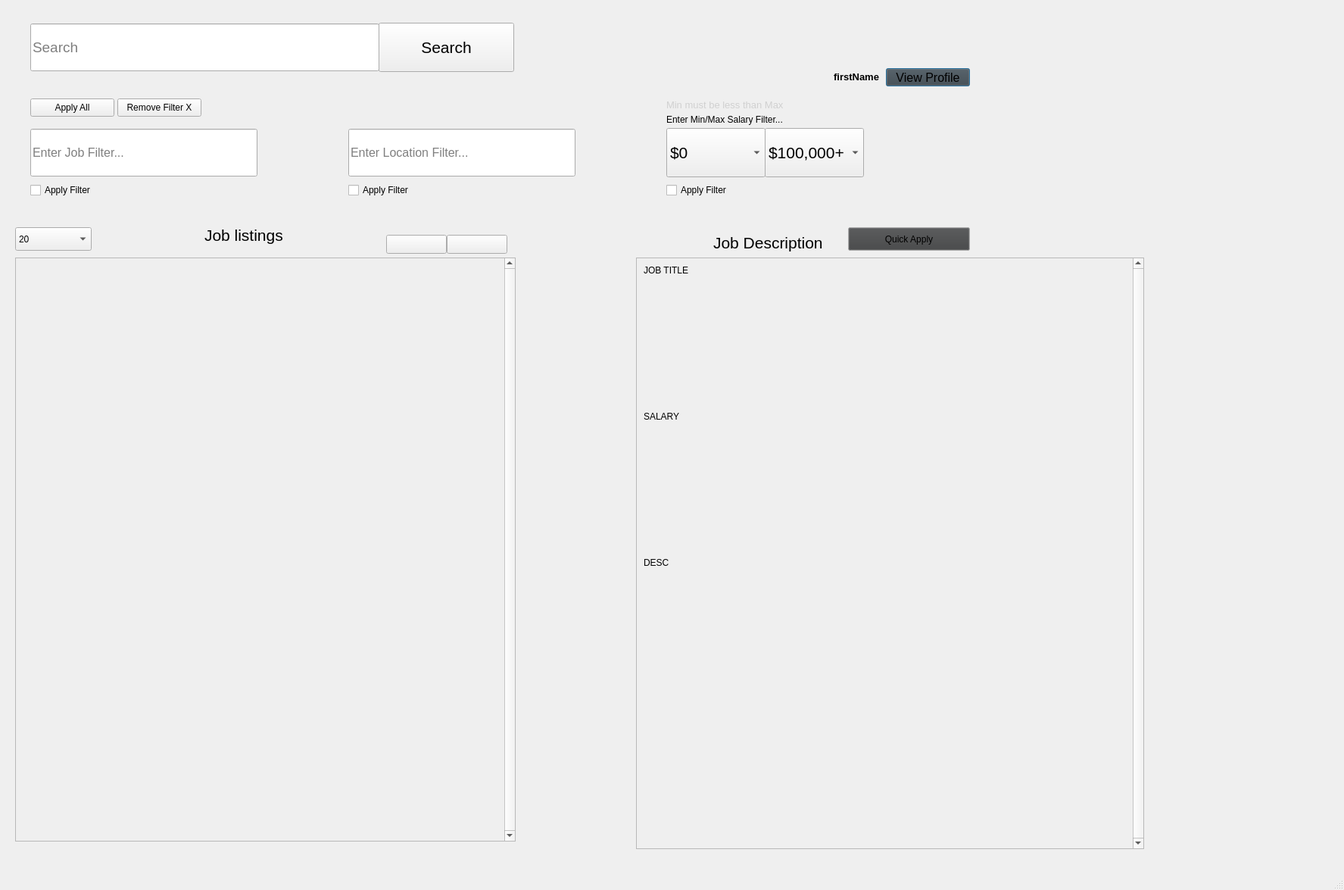
<?xml version="1.0" encoding="UTF-8"?>
<ui version="4.0">
 <class>MainWindow</class>
 <widget class="QMainWindow" name="MainWindow">
  <property name="geometry">
   <rect>
    <x>0</x>
    <y>0</y>
    <width>1775</width>
    <height>1175</height>
   </rect>
  </property>
  <property name="windowTitle">
   <string>MainWindow</string>
  </property>
  <widget class="QWidget" name="centralwidget">
   <widget class="QLabel" name="listingsLabel">
    <property name="geometry">
     <rect>
      <x>270</x>
      <y>270</y>
      <width>301</width>
      <height>81</height>
     </rect>
    </property>
    <property name="font">
     <font>
      <pointsize>16</pointsize>
     </font>
    </property>
    <property name="text">
     <string>Job listings</string>
    </property>
    <property name="textFormat">
     <enum>Qt::PlainText</enum>
    </property>
   </widget>
   <widget class="QPushButton" name="searchButton">
    <property name="geometry">
     <rect>
      <x>500</x>
      <y>30</y>
      <width>179</width>
      <height>65</height>
     </rect>
    </property>
    <property name="maximumSize">
     <size>
      <width>180</width>
      <height>75</height>
     </size>
    </property>
    <property name="font">
     <font>
      <pointsize>16</pointsize>
      <bold>false</bold>
     </font>
    </property>
    <property name="text">
     <string>Search</string>
    </property>
   </widget>
   <widget class="QLabel" name="descriptionLabel">
    <property name="geometry">
     <rect>
      <x>942</x>
      <y>280</y>
      <width>301</width>
      <height>81</height>
     </rect>
    </property>
    <property name="font">
     <font>
      <pointsize>16</pointsize>
     </font>
    </property>
    <property name="text">
     <string>Job Description</string>
    </property>
   </widget>
   <widget class="QLabel" name="promptMin">
    <property name="geometry">
     <rect>
      <x>880</x>
      <y>150</y>
      <width>181</width>
      <height>16</height>
     </rect>
    </property>
    <property name="text">
     <string>Enter Min/Max Salary Filter...</string>
    </property>
   </widget>
   <widget class="QLabel" name="profilePicture">
    <property name="geometry">
     <rect>
      <x>1240</x>
      <y>10</y>
      <width>101</width>
      <height>101</height>
     </rect>
    </property>
    <property name="text">
     <string/>
    </property>
    <property name="pixmap">
     <pixmap>../../../Downloads/download (2).png</pixmap>
    </property>
   </widget>
   <widget class="QLineEdit" name="searchBar">
    <property name="geometry">
     <rect>
      <x>40</x>
      <y>31</y>
      <width>461</width>
      <height>63</height>
     </rect>
    </property>
    <property name="font">
     <font>
      <pointsize>14</pointsize>
     </font>
    </property>
    <property name="text">
     <string/>
    </property>
    <property name="alignment">
     <set>Qt::AlignLeading|Qt::AlignLeft|Qt::AlignVCenter</set>
    </property>
    <property name="placeholderText">
     <string>Search</string>
    </property>
   </widget>
   <widget class="QLineEdit" name="searchJobFilter">
    <property name="geometry">
     <rect>
      <x>40</x>
      <y>170</y>
      <width>300</width>
      <height>63</height>
     </rect>
    </property>
    <property name="font">
     <font>
      <pointsize>12</pointsize>
     </font>
    </property>
    <property name="text">
     <string/>
    </property>
    <property name="placeholderText">
     <string>Enter Job Filter...</string>
    </property>
   </widget>
   <widget class="QLineEdit" name="searchLocationFilter">
    <property name="geometry">
     <rect>
      <x>460</x>
      <y>170</y>
      <width>300</width>
      <height>63</height>
     </rect>
    </property>
    <property name="font">
     <font>
      <pointsize>12</pointsize>
     </font>
    </property>
    <property name="text">
     <string/>
    </property>
    <property name="placeholderText">
     <string>Enter Location Filter...</string>
    </property>
   </widget>
   <widget class="QScrollArea" name="summaryScroll">
    <property name="geometry">
     <rect>
      <x>20</x>
      <y>340</y>
      <width>661</width>
      <height>771</height>
     </rect>
    </property>
    <property name="sizePolicy">
     <sizepolicy hsizetype="Expanding" vsizetype="Expanding">
      <horstretch>0</horstretch>
      <verstretch>0</verstretch>
     </sizepolicy>
    </property>
    <property name="verticalScrollBarPolicy">
     <enum>Qt::ScrollBarAlwaysOn</enum>
    </property>
    <property name="horizontalScrollBarPolicy">
     <enum>Qt::ScrollBarAlwaysOff</enum>
    </property>
    <property name="widgetResizable">
     <bool>true</bool>
    </property>
    <widget class="QWidget" name="scrollAreaWidgetContents">
     <property name="geometry">
      <rect>
       <x>0</x>
       <y>0</y>
       <width>645</width>
       <height>769</height>
      </rect>
     </property>
     <layout class="QVBoxLayout" name="verticalLayout_10">
      <item>
       <layout class="QVBoxLayout" name="jobDisplay"/>
      </item>
     </layout>
    </widget>
   </widget>
   <widget class="QComboBox" name="minComboBox">
    <property name="geometry">
     <rect>
      <x>880</x>
      <y>169</y>
      <width>131</width>
      <height>65</height>
     </rect>
    </property>
    <property name="font">
     <font>
      <pointsize>16</pointsize>
      <bold>false</bold>
      <underline>false</underline>
     </font>
    </property>
    <item>
     <property name="text">
      <string>$0</string>
     </property>
    </item>
    <item>
     <property name="text">
      <string>$10,000</string>
     </property>
    </item>
    <item>
     <property name="text">
      <string>$20,000</string>
     </property>
    </item>
    <item>
     <property name="text">
      <string>$30,000</string>
     </property>
    </item>
    <item>
     <property name="text">
      <string>$40,000</string>
     </property>
    </item>
    <item>
     <property name="text">
      <string>$50,000</string>
     </property>
    </item>
    <item>
     <property name="text">
      <string>$60,000</string>
     </property>
    </item>
    <item>
     <property name="text">
      <string>$70,000</string>
     </property>
    </item>
    <item>
     <property name="text">
      <string>$80,000</string>
     </property>
    </item>
    <item>
     <property name="text">
      <string>$90,000</string>
     </property>
    </item>
   </widget>
   <widget class="QComboBox" name="maxComboBox">
    <property name="geometry">
     <rect>
      <x>1010</x>
      <y>169</y>
      <width>131</width>
      <height>65</height>
     </rect>
    </property>
    <property name="font">
     <font>
      <pointsize>16</pointsize>
      <bold>false</bold>
      <underline>false</underline>
     </font>
    </property>
    <property name="currentText">
     <string>$100,000+</string>
    </property>
    <property name="currentIndex">
     <number>10</number>
    </property>
    <item>
     <property name="text">
      <string>$10,000</string>
     </property>
    </item>
    <item>
     <property name="text">
      <string>$20,000</string>
     </property>
    </item>
    <item>
     <property name="text">
      <string>$30,000</string>
     </property>
    </item>
    <item>
     <property name="text">
      <string>$40,000</string>
     </property>
    </item>
    <item>
     <property name="text">
      <string>$50,000</string>
     </property>
    </item>
    <item>
     <property name="text">
      <string>$60,000</string>
     </property>
    </item>
    <item>
     <property name="text">
      <string>$70,000</string>
     </property>
    </item>
    <item>
     <property name="text">
      <string>$80,000</string>
     </property>
    </item>
    <item>
     <property name="text">
      <string>$90,000</string>
     </property>
    </item>
    <item>
     <property name="text">
      <string>$100,000</string>
     </property>
    </item>
    <item>
     <property name="text">
      <string>$100,000+</string>
     </property>
    </item>
   </widget>
   <widget class="QLabel" name="invalidSalaryLabel">
    <property name="geometry">
     <rect>
      <x>880</x>
      <y>130</y>
      <width>171</width>
      <height>16</height>
     </rect>
    </property>
    <property name="palette">
     <palette>
      <active>
       <colorrole role="WindowText">
        <brush brushstyle="SolidPattern">
         <color alpha="255">
          <red>255</red>
          <green>0</green>
          <blue>0</blue>
         </color>
        </brush>
       </colorrole>
      </active>
      <inactive>
       <colorrole role="WindowText">
        <brush brushstyle="SolidPattern">
         <color alpha="255">
          <red>208</red>
          <green>208</green>
          <blue>208</blue>
         </color>
        </brush>
       </colorrole>
      </inactive>
      <disabled>
       <colorrole role="WindowText">
        <brush brushstyle="SolidPattern">
         <color alpha="96">
          <red>164</red>
          <green>166</green>
          <blue>168</blue>
         </color>
        </brush>
       </colorrole>
      </disabled>
     </palette>
    </property>
    <property name="font">
     <font>
      <pointsize>10</pointsize>
     </font>
    </property>
    <property name="text">
     <string>Min must be less than Max</string>
    </property>
   </widget>
   <widget class="QCheckBox" name="applyJobFilter">
    <property name="geometry">
     <rect>
      <x>40</x>
      <y>240</y>
      <width>101</width>
      <height>22</height>
     </rect>
    </property>
    <property name="text">
     <string>Apply Filter</string>
    </property>
   </widget>
   <widget class="QCheckBox" name="applyLocFilter">
    <property name="geometry">
     <rect>
      <x>460</x>
      <y>240</y>
      <width>101</width>
      <height>22</height>
     </rect>
    </property>
    <property name="text">
     <string>Apply Filter</string>
    </property>
   </widget>
   <widget class="QCheckBox" name="applySalaryFilter">
    <property name="geometry">
     <rect>
      <x>880</x>
      <y>240</y>
      <width>101</width>
      <height>22</height>
     </rect>
    </property>
    <property name="text">
     <string>Apply Filter</string>
    </property>
   </widget>
   <widget class="QPushButton" name="removeFilters">
    <property name="geometry">
     <rect>
      <x>155</x>
      <y>130</y>
      <width>111</width>
      <height>24</height>
     </rect>
    </property>
    <property name="text">
     <string>Remove Filter X</string>
    </property>
   </widget>
   <widget class="QPushButton" name="allFilters">
    <property name="geometry">
     <rect>
      <x>40</x>
      <y>130</y>
      <width>111</width>
      <height>24</height>
     </rect>
    </property>
    <property name="text">
     <string>Apply All</string>
    </property>
   </widget>
   <widget class="QPushButton" name="profileButton">
    <property name="geometry">
     <rect>
      <x>1170</x>
      <y>90</y>
      <width>111</width>
      <height>24</height>
     </rect>
    </property>
    <property name="palette">
     <palette>
      <active>
       <colorrole role="Button">
        <brush brushstyle="SolidPattern">
         <color alpha="255">
          <red>101</red>
          <green>102</green>
          <blue>104</blue>
         </color>
        </brush>
       </colorrole>
      </active>
      <inactive>
       <colorrole role="Button">
        <brush brushstyle="SolidPattern">
         <color alpha="255">
          <red>64</red>
          <green>65</green>
          <blue>66</blue>
         </color>
        </brush>
       </colorrole>
      </inactive>
      <disabled>
       <colorrole role="Button">
        <brush brushstyle="SolidPattern">
         <color alpha="255">
          <red>101</red>
          <green>102</green>
          <blue>104</blue>
         </color>
        </brush>
       </colorrole>
      </disabled>
     </palette>
    </property>
    <property name="font">
     <font>
      <pointsize>12</pointsize>
     </font>
    </property>
    <property name="text">
     <string>View Profile</string>
    </property>
    <property name="autoRepeat">
     <bool>false</bool>
    </property>
    <property name="default">
     <bool>true</bool>
    </property>
    <property name="flat">
     <bool>false</bool>
    </property>
   </widget>
   <widget class="QLabel" name="label">
    <property name="geometry">
     <rect>
      <x>1050</x>
      <y>93</y>
      <width>111</width>
      <height>16</height>
     </rect>
    </property>
    <property name="font">
     <font>
      <pointsize>10</pointsize>
      <bold>true</bold>
     </font>
    </property>
    <property name="text">
     <string>firstName</string>
    </property>
    <property name="alignment">
     <set>Qt::AlignRight|Qt::AlignTrailing|Qt::AlignVCenter</set>
    </property>
   </widget>
   <widget class="QPushButton" name="quickApplyButton">
    <property name="geometry">
     <rect>
      <x>1120</x>
      <y>300</y>
      <width>161</width>
      <height>31</height>
     </rect>
    </property>
    <property name="palette">
     <palette>
      <active>
       <colorrole role="Button">
        <brush brushstyle="SolidPattern">
         <color alpha="255">
          <red>22</red>
          <green>107</green>
          <blue>9</blue>
         </color>
        </brush>
       </colorrole>
       <colorrole role="Text">
        <brush brushstyle="SolidPattern">
         <color alpha="255">
          <red>255</red>
          <green>255</green>
          <blue>255</blue>
         </color>
        </brush>
       </colorrole>
       <colorrole role="Shadow">
        <brush brushstyle="SolidPattern">
         <color alpha="255">
          <red>7</red>
          <green>177</green>
          <blue>18</blue>
         </color>
        </brush>
       </colorrole>
      </active>
      <inactive>
       <colorrole role="Button">
        <brush brushstyle="SolidPattern">
         <color alpha="255">
          <red>64</red>
          <green>65</green>
          <blue>66</blue>
         </color>
        </brush>
       </colorrole>
       <colorrole role="Text">
        <brush brushstyle="SolidPattern">
         <color alpha="255">
          <red>208</red>
          <green>208</green>
          <blue>208</blue>
         </color>
        </brush>
       </colorrole>
       <colorrole role="Shadow">
        <brush brushstyle="SolidPattern">
         <color alpha="255">
          <red>105</red>
          <green>105</green>
          <blue>105</blue>
         </color>
        </brush>
       </colorrole>
      </inactive>
      <disabled>
       <colorrole role="Button">
        <brush brushstyle="SolidPattern">
         <color alpha="255">
          <red>22</red>
          <green>107</green>
          <blue>9</blue>
         </color>
        </brush>
       </colorrole>
       <colorrole role="Text">
        <brush brushstyle="SolidPattern">
         <color alpha="96">
          <red>164</red>
          <green>166</green>
          <blue>168</blue>
         </color>
        </brush>
       </colorrole>
       <colorrole role="Shadow">
        <brush brushstyle="SolidPattern">
         <color alpha="255">
          <red>0</red>
          <green>0</green>
          <blue>0</blue>
         </color>
        </brush>
       </colorrole>
      </disabled>
     </palette>
    </property>
    <property name="text">
     <string>Quick Apply</string>
    </property>
   </widget>
   <widget class="QScrollArea" name="descriptionScroll">
    <property name="geometry">
     <rect>
      <x>840</x>
      <y>340</y>
      <width>671</width>
      <height>781</height>
     </rect>
    </property>
    <property name="verticalScrollBarPolicy">
     <enum>Qt::ScrollBarAlwaysOn</enum>
    </property>
    <property name="horizontalScrollBarPolicy">
     <enum>Qt::ScrollBarAsNeeded</enum>
    </property>
    <property name="widgetResizable">
     <bool>true</bool>
    </property>
    <widget class="QWidget" name="scrollAreaWidgetContents_2">
     <property name="geometry">
      <rect>
       <x>0</x>
       <y>0</y>
       <width>655</width>
       <height>779</height>
      </rect>
     </property>
     <layout class="QVBoxLayout" name="verticalLayout_2">
      <item>
       <layout class="QVBoxLayout" name="jobDesc">
        <property name="spacing">
         <number>10</number>
        </property>
        <item>
         <layout class="QVBoxLayout" name="verticalLayout">
          <item>
           <widget class="QLabel" name="jobTitle">
            <property name="font">
             <font>
              <pointsize>9</pointsize>
             </font>
            </property>
            <property name="text">
             <string>JOB TITLE</string>
            </property>
            <property name="textFormat">
             <enum>Qt::PlainText</enum>
            </property>
            <property name="alignment">
             <set>Qt::AlignLeading|Qt::AlignLeft|Qt::AlignTop</set>
            </property>
           </widget>
          </item>
          <item>
           <widget class="QLabel" name="salary">
            <property name="text">
             <string>SALARY</string>
            </property>
            <property name="alignment">
             <set>Qt::AlignLeading|Qt::AlignLeft|Qt::AlignTop</set>
            </property>
           </widget>
          </item>
         </layout>
        </item>
        <item>
         <widget class="QLabel" name="fullDesc">
          <property name="sizePolicy">
           <sizepolicy hsizetype="Ignored" vsizetype="Ignored">
            <horstretch>0</horstretch>
            <verstretch>0</verstretch>
           </sizepolicy>
          </property>
          <property name="font">
           <font>
            <pointsize>9</pointsize>
           </font>
          </property>
          <property name="text">
           <string>DESC</string>
          </property>
          <property name="scaledContents">
           <bool>true</bool>
          </property>
          <property name="alignment">
           <set>Qt::AlignLeading|Qt::AlignLeft|Qt::AlignTop</set>
          </property>
          <property name="wordWrap">
           <bool>true</bool>
          </property>
         </widget>
        </item>
       </layout>
      </item>
     </layout>
    </widget>
   </widget>
   <widget class="QComboBox" name="entriesPerPage">
    <property name="geometry">
     <rect>
      <x>20</x>
      <y>300</y>
      <width>101</width>
      <height>31</height>
     </rect>
    </property>
    <property name="currentText">
     <string>20</string>
    </property>
    <property name="currentIndex">
     <number>1</number>
    </property>
    <item>
     <property name="text">
      <string>10</string>
     </property>
    </item>
    <item>
     <property name="text">
      <string>20</string>
     </property>
    </item>
    <item>
     <property name="text">
      <string>30</string>
     </property>
    </item>
    <item>
     <property name="text">
      <string>40</string>
     </property>
    </item>
    <item>
     <property name="text">
      <string>50</string>
     </property>
    </item>
    <item>
     <property name="text">
      <string>60</string>
     </property>
    </item>
    <item>
     <property name="text">
      <string>70</string>
     </property>
    </item>
    <item>
     <property name="text">
      <string>80</string>
     </property>
    </item>
    <item>
     <property name="text">
      <string>90</string>
     </property>
    </item>
    <item>
     <property name="text">
      <string>100</string>
     </property>
    </item>
   </widget>
   <widget class="QPushButton" name="previousPage">
    <property name="geometry">
     <rect>
      <x>510</x>
      <y>310</y>
      <width>80</width>
      <height>25</height>
     </rect>
    </property>
    <property name="text">
     <string/>
    </property>
   </widget>
   <widget class="QPushButton" name="nextPage">
    <property name="geometry">
     <rect>
      <x>590</x>
      <y>310</y>
      <width>80</width>
      <height>25</height>
     </rect>
    </property>
    <property name="text">
     <string/>
    </property>
   </widget>
   <zorder>allFilters</zorder>
   <zorder>listingsLabel</zorder>
   <zorder>searchButton</zorder>
   <zorder>descriptionLabel</zorder>
   <zorder>promptMin</zorder>
   <zorder>profilePicture</zorder>
   <zorder>searchBar</zorder>
   <zorder>searchJobFilter</zorder>
   <zorder>searchLocationFilter</zorder>
   <zorder>summaryScroll</zorder>
   <zorder>minComboBox</zorder>
   <zorder>maxComboBox</zorder>
   <zorder>invalidSalaryLabel</zorder>
   <zorder>applyJobFilter</zorder>
   <zorder>applyLocFilter</zorder>
   <zorder>applySalaryFilter</zorder>
   <zorder>removeFilters</zorder>
   <zorder>profileButton</zorder>
   <zorder>label</zorder>
   <zorder>quickApplyButton</zorder>
   <zorder>descriptionScroll</zorder>
   <zorder>entriesPerPage</zorder>
   <zorder>previousPage</zorder>
   <zorder>nextPage</zorder>
  </widget>
  <widget class="QMenuBar" name="menubar">
   <property name="geometry">
    <rect>
     <x>0</x>
     <y>0</y>
     <width>1775</width>
     <height>21</height>
    </rect>
   </property>
  </widget>
  <widget class="QStatusBar" name="statusbar"/>
 </widget>
 <resources/>
 <connections/>
</ui>
